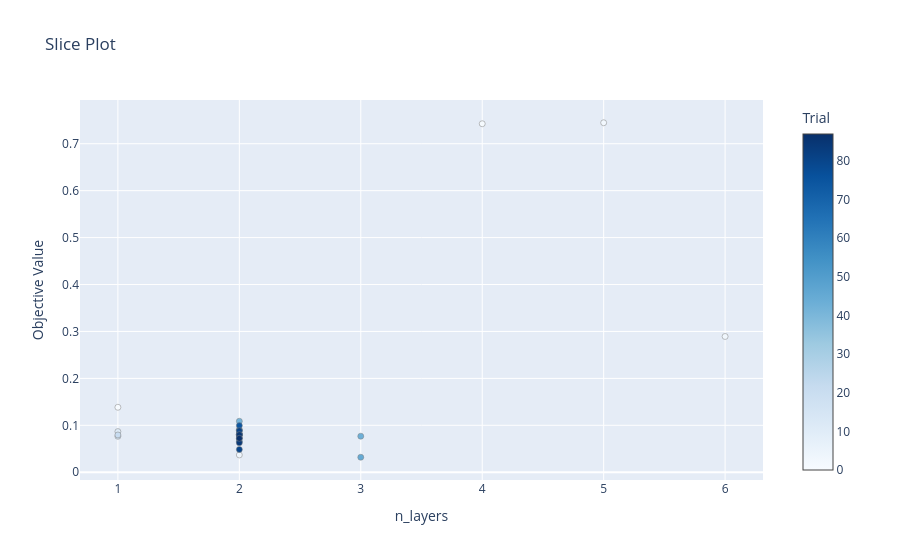

Notebook code for this chart:
### Code cell
optuna.visualization.plot_slice(loaded_study, params = ['n_layers']).show()

### Figure 1 — Plotly figure (JSON) as saved in the notebook; plotly's stock layout.template omitted (floating-point values rounded to 4 significant figures)
{"data": [{"marker": {"color": [0, 1, 2, 3, 4, 11, 16, 21, 25, 41, 43, 45, 63, 64, 73, 74, 75, 76, 78, 80, 81, 82, 84, 85, 87], "colorbar": {"title": {"text": "Trial"}, "x": 1, "xpad": 40}, "colorscale": [[0, "rgb(247,251,255)"], [0.125, "rgb(222,235,247)"], [0.25, "rgb(198,219,239)"], [0.375, "rgb(158,202,225)"], [0.5, "rgb(107,174,214)"], [0.625, "rgb(66,146,198)"], [0.75, "rgb(33,113,181)"], [0.875, "rgb(8,81,156)"], [1, "rgb(8,48,107)"]], "line": {"color": "Grey", "width": 0.5}}, "mode": "markers", "name": "Feasible Trial", "showlegend": false, "type": "scatter", "x": [1, 4, 5, 6, 2, 1, 1, 1, 2, 2, 3, 3, 2, 2, 2, 2, 2, 2, 2, 2, 2, 2, 2, 2, 2], "y": [0.1385, 0.7426, 0.7447, 0.2893, 0.03686, 0.08667, 0.07657, 0.0795, 0.09098, 0.1087, 0.07681, 0.03195, 0.08919, 0.06586, 0.07869, 0.09938, 0.08132, 0.08039, 0.08095, 0.04862, 0.08844, 0.07262, 0.06273, 0.08015, 0.07228]}], "layout": {"title": {"text": "Slice Plot"}, "xaxis": {"title": {"text": "n_layers"}}, "yaxis": {"title": {"text": "Objective Value"}}}}
